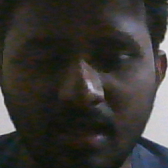
#> input picture my_image.png, 168 x 168 px, given in place of the camera
$ python faces.py
#> lines starting #> are read from the running program, lines starting #| are printed output that depends on the picture
### faces_train.py
import os
import cv2
from PIL import Image
import numpy as np

BASE_DIR = os.getcwd()
print(BASE_DIR)
image_dir = os.path.join(BASE_DIR,'images')
folder_ids = {}
y_labels = []
x_images = []
count = 0

face_cascade = cv2.CascadeClassifier('haarcascades\haarcascades_frontalface_default.xml')

recognizer = cv2.face.LBPHFaceRecognizer_create()


for root, dirs, files in os.walk(image_dir):
    for file in files:
        if file.endswith('jpg') or file.endswith('png'):
            path = os.path.join(root,file)
            folder = os.path.basename(root)

            # print(folder,path)

            if not folder in folder_ids:
                folder_ids[folder] = count
                count += 1
            id = folder_ids[folder]
            size = (550 ,550)
            pil_image = Image.open(path).convert('L') #gray scale
            final_image = pil_image.resize(size)
            image_array = np.array(final_image, 'uint8')
            face = face_cascade.detectMultiScale(image_array, scaleFactor=1.2, minNeighbors=1)

            for x,y,w,h in face:
                region = image_array[y:y+h,x:x+w]
                x_images.append(region)
                y_labels.append(id)
#> pass 2 of the loop `for root, dirs, files in os.walk(image_dir):`:
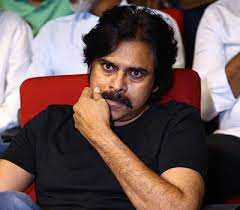
#> input picture images/pawan/0.jpg, 240 x 210 px
#> `final_image = pil_image.resize(size)`:
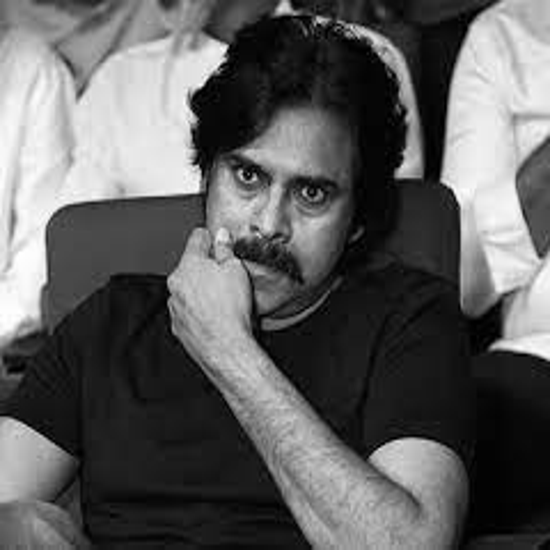
#> final_image: PIL image 550x550 L; min 0, max 255, mean 94.4
#> `face = face_cascade.detectMultiScale(image_array, scaleFactor=1.2, min..`: face = [[14, 131, 54, 54], [182, 111, 194, 194], [160, 189, 187, 187]]
#> the loop `for x,y,w,h in face:` made 3 passes
#> pass 3, `region = image_array[y:y+h,x:x+w]`:
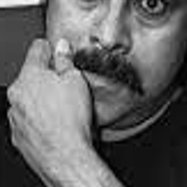
#> region: shape (187, 187); min 0, max 252, mean 100.2
#> after the loop `for x,y,w,h in face:`: x_images = 3 items; y_labels = [0, 0, 0]

# print(x_images,y_labels)


recognizer.train(x_images, np.array(y_labels))
recognizer.save('trainer.yml')

### faces.py
import numpy as np
import cv2
import faces_train
cap = cv2.VideoCapture(0)
face_cascade = cv2.CascadeClassifier('haarcascades\haarcascades_frontalface_default.xml')
eye_cascade = cv2.CascadeClassifier('haarcascades\haarcascades_eye.xml')
recognizer = cv2.face.LBPHFaceRecognizer_create()
recognizer.read('trainer.yml')

labels = faces_train.folder_ids
labels = {v:k for k,v in labels.items()}

while True:
    ret, frame = cap.read()
#> frame is the input picture: shape (168, 168, 3); mean B, G, R 49.6, 53, 55.3
    gray = cv2.cvtColor(frame,cv2.COLOR_BGR2GRAY)
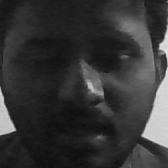
#> gray: shape (168, 168); min 14, max 228, mean 53.3
    face = face_cascade.detectMultiScale(frame,scaleFactor=1.2,minNeighbors=1)
#> face = ()

    for x,y,w,h in face:

        region = frame[y:y+h,x:x+w]
        region_gray = gray[y:y+h,x:x+w]

        id, confidence = recognizer.predict(region_gray)
        if confidence >=45:
            print(id,confidence,labels[id])
            font = cv2.FONT_HERSHEY_SIMPLEX
            name = labels[id]
            color = (0,255,0)
            stroke = 4
            cv2.putText(frame,name ,(x,y) ,font,1,color,stroke)
        color = (255,0,255)
        x_cordinates, y_cordinates = x+w, y+h
        cv2.rectangle(frame, (x,y), (x_cordinates,y_cordinates), color,3)
#> this loop made 0 passes
        # image = 'my_image.png'
        # cv2.imwrite(image,region)

    cv2.imshow('frame',frame)
    if cv2.waitKey(20) & 0xFF ==  ord('q'):
#> (key q is pressed here)
        break


cap.release()
#> (the run stopped early here; a loop or call above may not have finished)
